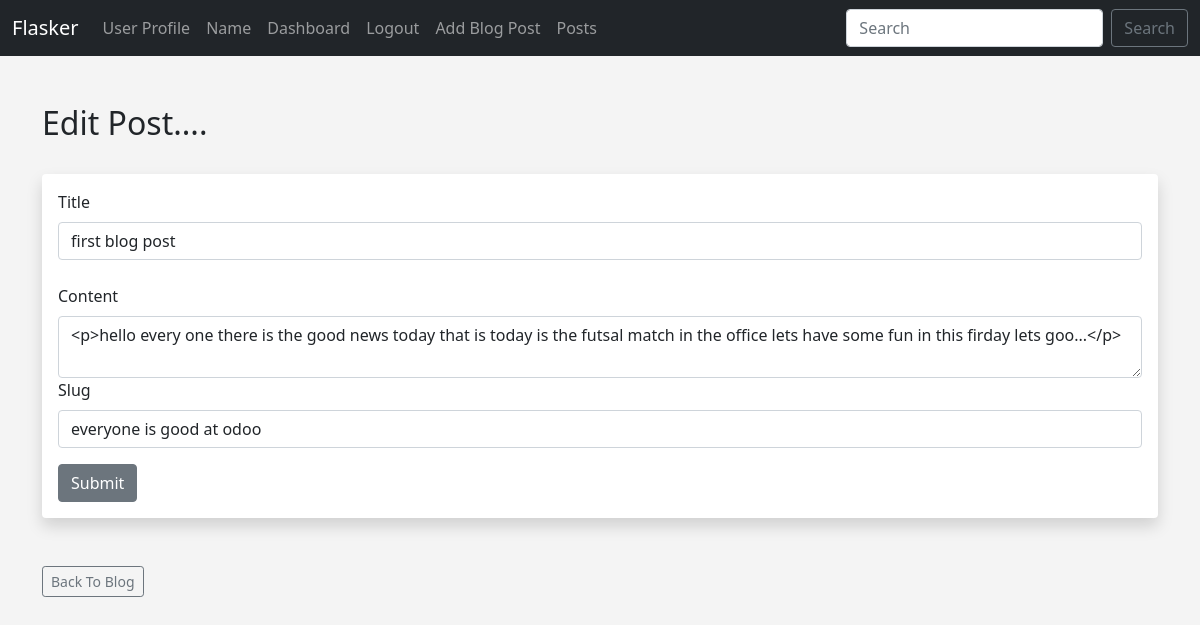
/posts/edit/1 (signed in), run on the app's committed database.
### app.py (models this page shows)
class Posts(db.Model):
    __tablename__='posts'
    id = db.Column(db.Integer, primary_key=True)
    title = db.Column(db.String(255))
    content = db.Column(db.Text)
    date_posted = db.Column(db.DateTime, default=datetime.utcnow)
    slug = db.Column(db.String(255))
    poster_id = db.Column(db.Integer, db.ForeignKey('users.id'))
    poster = relationship('Users', backref='poster', cascade='all')
    poster_id = db.Column(db.Integer, db.ForeignKey('users.id'))

### app.py (the view, shortened to what this page needs)
@app.route('/posts/edit/<int:id>', methods=['GET', 'POST'])
@login_required
def edit_post(id):
    post = Posts.query.get_or_404(id)
    form = PostForm()
    if current_user.id == post.poster.id or current_user.id == 2:
        form.title.data = post.title
        form.slug.data = post.slug
        form.content.data = post.content
        return render_template('edit_post.html', form=form)
    else:
        flash("you can't edit this post")
        posts = Posts.query.order_by(Posts.date_posted)
        return render_template("posts.html", posts=posts)

### webform.py
class PostForm(FlaskForm):
    title = StringField("Title", validators=[DataRequired()])
    content = CKEditorField('Content', validators=[DataRequired()])
    slug = StringField("Slug", validators=[DataRequired()])
    submit = SubmitField("Submit")

class SearchForm(FlaskForm):
    searched = StringField("Searched", validators=[DataRequired()])
    submit = SubmitField("Login")

### app.py (called while the page is built)
@login_manager.user_loader
def load_user(user_id):
    return Users.query.get(int(user_id))

@app.context_processor
def base():
    form = SearchForm()
    return dict(form=form)

### templates/edit_post.html (shortened to what this page needs)
{% extends 'base.html' %}
{% block content %}
<br/>
<h2>Edit Post....</h2>
<br/>
<div class="shadow p-3 mb-5 bg-body rounded">
    <form method="POST">
        <div class="form-group">
            {{ form.title.label(class="form-label") }}
            {{ form.title(class="form-control") }}
        </div>
        <br />
        <div class="form-group">
            {{ form.content.label(class="form-label") }}
            {{ form.content(class="form-control") }}
            {{ form.slug.label(class="form-label") }}
            {{ form.slug(class="form-control", row="5") }}
        </div>
        <button type="submit" class="btn btn-secondary mt-3">Submit</button>
        </form>
</div>
<a href="{{ url_for('posts')}}" class="btn btn-outline-secondary btn-sm">Back To Blog</a>
{% endblock %}

### static/css/style.css (style rules this page uses)
body { background: #f4f4f4; }

### data on the page
Posts: title "first blog post", content "<p>hello every one there is the good news today that is today is the futsal match in the office lets have some fun in this firday lets goo...</p>", slug "everyone is good at odoo"
